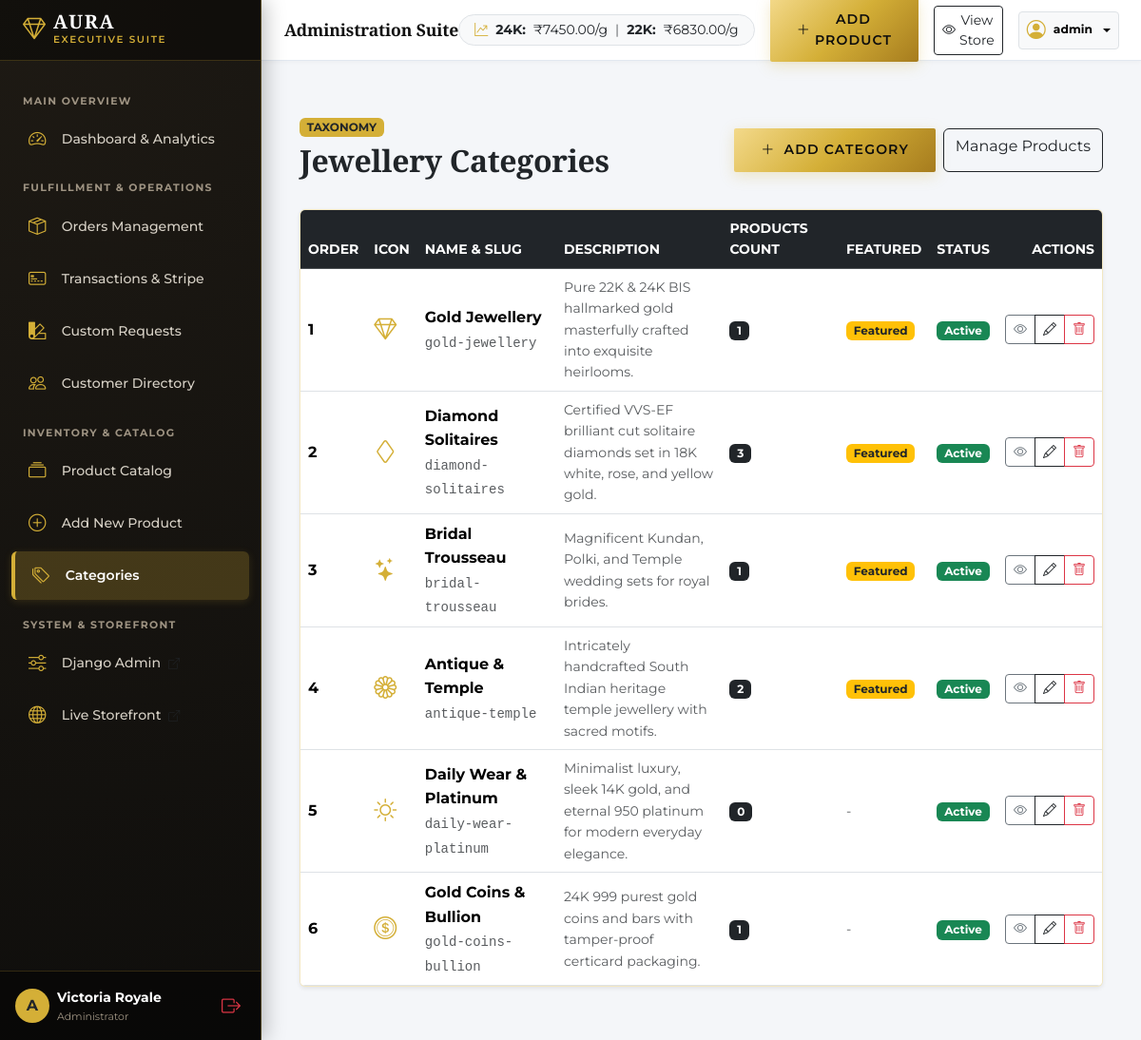
The app's page /products/manage/categories/ (signed in) with its own data.
### products/models.py (models this page shows, shortened)
class Category(models.Model):
    name = models.CharField(max_length=120, unique=True)
    slug = models.SlugField(max_length=150, unique=True, blank=True)
    description = models.TextField(blank=True)
    image = models.ImageField(upload_to='categories/', blank=True, null=True)
    icon_class = models.CharField(max_length=50, blank=True, default="bi-gem", help_text="Bootstrap or remix icon class")
    is_featured = models.BooleanField(default=False)
    is_active = models.BooleanField(default=True)
    display_order = models.PositiveIntegerField(default=1)
    class Meta:
        ordering = ['display_order', 'name']
        verbose_name_plural = 'Categories'
    def get_absolute_url(self):
        return reverse('product_list_by_category', kwargs={'category_slug': self.slug})

### products/views.py (the view)
# urls.py: path('manage/categories/', views.admin_category_list, name='admin_category_list'),
@user_passes_test(is_admin)
def admin_category_list(request):
    categories = Category.objects.all().order_by('display_order')
    return render(request, 'products/admin_category_list.html', {'categories': categories})

### cart/models.py (called while the page is built)
    @property
    def total_items(self):
        return sum(item.quantity for item in self.items.all())

### products/views.py (called while the page is built)
def is_admin(user):
    return user.is_authenticated and (user.is_staff or user.is_superuser)

### frontend/templates/products/admin_category_list.html (shortened to what this page needs)
{% extends 'admin_panel/base_admin.html' %}
{% block content %}
<div class="container py-4">
  <div class="d-flex justify-content-between align-items-center mb-4">
    <div>
      <span class="badge bg-gold text-dark text-uppercase fw-bold">Taxonomy</span>
      <h2 class="serif-font fw-bold mt-1">Jewellery Categories</h2>
    </div>
    <div class="d-flex gap-2">
      <a href="{% url 'admin_category_create' %}" class="btn btn-gold">
        <i class="bi bi-plus-lg me-1"></i> Add Category
      </a>
      <a href="{% url 'admin_product_list' %}" class="btn btn-outline-dark">
        Manage Products
      </a>
    </div>
  </div>
  <div class="card border-gold-subtle shadow-sm bg-white overflow-hidden">
    <div class="table-responsive">
      <table class="table table-hover align-middle mb-0">
        <thead class="table-dark">
          <tr class="small text-uppercase">
            <th>Order</th>
            <th>Icon</th>
            <th>Name & Slug</th>
            <th>Description</th>
            <th>Products Count</th>
            <th>Featured</th>
            <th>Status</th>
            <th class="text-end">Actions</th>
          </tr>
        </thead>
        <tbody>
          {% for cat in categories %}
            <tr>
              <td class="fw-bold">{{ cat.display_order }}</td>
              <td><i class="bi {{ cat.icon_class|default:'bi-gem' }} fs-4 text-gold"></i></td>
              <td>
                <div class="fw-bold">{{ cat.name }}</div>
                <small class="text-muted font-monospace">{{ cat.slug }}</small>
              </td>
              <td class="small text-muted" style="max-width: 250px;">{{ cat.description|truncatewords:15 }}</td>
              <td><span class="badge bg-dark">{{ cat.products.count }}</span></td>
              <td>
                {% if cat.is_featured %}
                  <span class="badge bg-warning text-dark">Featured</span>
                {% else %}
                  <span class="text-muted small">-</span>
                {% endif %}
              </td>
              <td>
                <span class="badge {% if cat.is_active %}bg-success{% else %}bg-secondary{% endif %}">
                  {% if cat.is_active %}Active{% else %}Inactive{% endif %}
                </span>
              </td>
              <td class="text-end">
                <div class="btn-group btn-group-sm">
                  <a href="{{ cat.get_absolute_url }}" class="btn btn-outline-secondary" target="_blank"><i class="bi bi-eye"></i></a>
                  <a href="{% url 'admin_category_edit' cat.pk %}" class="btn btn-outline-dark"><i class="bi bi-pencil"></i></a>
                  <a href="{% url 'admin_category_delete' cat.pk %}" class="btn btn-outline-danger"><i class="bi bi-trash"></i></a>
                </div>
              </td>
            </tr>
          {% endfor %}
        </tbody>
      </table>
    </div>
  </div>
</div>
{% endblock %}

### admin_panel/templates/admin_panel/base_admin.html (shortened to what this page needs)
{% load static %}
<!DOCTYPE html>
<html lang="en">
<head>
  <link href="https://cdn.jsdelivr.net/npm/bootstrap@5.3.3/dist/css/bootstrap.min.css" rel="stylesheet">
  <link rel="stylesheet" href="https://cdn.jsdelivr.net/npm/bootstrap-icons@1.11.3/font/bootstrap-icons.min.css">
  <link rel="stylesheet" href="{% static 'css/luxury-theme.css' %}">
</head>
<body class="admin-body">
  <div class="admin-wrapper">
    <aside class="admin-sidebar" id="adminSidebar">
      <div class="admin-brand d-flex align-items-center justify-content-between">
        <a href="{% url 'admin_dashboard' %}" class="d-flex align-items-center gap-2 text-decoration-none">
          <i class="bi bi-gem admin-brand-icon"></i>
          <div>
            <h1 class="admin-brand-title">AURA</h1>
            <span class="admin-brand-subtitle">Executive Suite</span>
          </div>
        </a>
      </div>
      <div class="admin-sidebar-menu">
        <div class="admin-nav-category">Main Overview</div>
        <a href="{% url 'admin_dashboard' %}" class="admin-nav-link {% if request.resolver_match.url_name == 'admin_dashboard' %}active{% endif %}">
          <i class="bi bi-speedometer2"></i>
          <span>Dashboard & Analytics</span>
        </a>
        <div class="admin-nav-category">Fulfillment & Operations</div>
        <a href="{% url 'admin_orders_list' %}" class="admin-nav-link ">
          <i class="bi bi-box-seam"></i>
          <span>Orders Management</span>
        </a>
        <a href="{% url 'admin_transactions_list' %}" class="admin-nav-link {% if 'transaction' in request.resolver_match.url_name %}active{% endif %}">
          <i class="bi bi-credit-card-2-front"></i>
          <span>Transactions & Stripe</span>
        </a>
        <a href="{% url 'admin_custom_requests_list' %}" class="admin-nav-link {% if 'custom_request' in request.resolver_match.url_name or 'quotation' in request.resolver_match.url_name %}active{% endif %}">
          <i class="bi bi-palette2"></i>
          <span>Custom Requests</span>
        </a>
        <a href="{% url 'admin_customers_list' %}" class="admin-nav-link {% if 'customer' in request.resolver_match.url_name %}active{% endif %}">
          <i class="bi bi-people"></i>
          <span>Customer Directory</span>
        </a>
        <div class="admin-nav-category">Inventory & Catalog</div>
        <a href="{% url 'admin_product_list' %}" class="admin-nav-link {% if request.resolver_match.url_name == 'admin_product_list' or request.resolver_match.url_name == 'admin_product_edit' %}active{% endif %}">
          <i class="bi bi-collection"></i>
          <span>Product Catalog</span>
        </a>
        <a href="{% url 'admin_product_create' %}" class="admin-nav-link {% if request.resolver_match.url_name == 'admin_product_create' %}active{% endif %}">
          <i class="bi bi-plus-circle"></i>
          <span>Add New Product</span>
        </a>
        <a href="{% url 'admin_category_list' %}" class="admin-nav-link {% if 'category' in request.resolver_match.url_name %}active{% endif %}">
          <i class="bi bi-tags"></i>
          <span>Categories</span>
        </a>
        <div class="admin-nav-category">System & Storefront</div>
        <a href="/admin/" target="_blank" class="admin-nav-link">
          <i class="bi bi-sliders"></i>
          <span>Django Admin <i class="bi bi-box-arrow-up-right small text-muted ms-1" style="font-size:0.75rem;"></i></span>
        </a>
        <a href="{% url 'home' %}" target="_blank" class="admin-nav-link">
          <i class="bi bi-globe"></i>
          <span>Live Storefront <i class="bi bi-box-arrow-up-right small text-muted ms-1" style="font-size:0.75rem;"></i></span>
        </a>
      </div>
      <div class="admin-sidebar-footer">
        <div class="d-flex align-items-center justify-content-between">
          <div class="d-flex align-items-center gap-2 overflow-hidden">
            <div class="rounded-circle bg-gold text-dark d-flex align-items-center justify-content-center fw-bold" style="width: 36px; height: 36px; min-width: 36px;">
              {{ user.username|slice:":1"|upper }}
            </div>
            <div class="text-truncate">
              <div class="small fw-bold text-white text-truncate">{{ user.get_full_name|default:user.username }}</div>
              <div style="font-size: 0.68rem; color: #9E9382;">Administrator</div>
            </div>
          </div>
          <a href="{% url 'logout' %}" class="btn btn-sm text-danger p-1" title="Sign Out">
            <i class="bi bi-box-arrow-right fs-5"></i>
          </a>
        </div>
      </div>
    </aside>
    <div class="admin-main">
      <header class="admin-topbar">
        <div class="d-flex align-items-center gap-2 gap-sm-3 min-width-0">
          <h2 class="admin-topbar-title d-none d-sm-block text-truncate">
            {% block admin_title %}Administration Suite{% endblock %}
          </h2>
        </div>
        <div class="d-flex align-items-center gap-3">
          <div class="d-none d-md-flex align-items-center gap-2 px-3 py-1 bg-light rounded-pill border small">
            <i class="bi bi-graph-up-arrow text-gold"></i>
            <span class="fw-bold">24K:</span> ₹{{ DAILY_GOLD_RATES.24K }}/g
            <span class="text-muted">|</span>
            <span class="fw-bold">22K:</span> ₹{{ DAILY_GOLD_RATES.22K }}/g
          </div>
          <a href="{% url 'admin_product_create' %}" class="btn btn-gold btn-sm d-none d-sm-inline-flex align-items-center gap-1">
            <i class="bi bi-plus-lg"></i> Add Product
          </a>
          <a href="{% url 'home' %}" target="_blank" class="btn btn-outline-dark btn-sm d-flex align-items-center gap-1" title="View Customer Website">
            <i class="bi bi-eye"></i> <span class="d-none d-sm-inline">View Store</span>
          </a>
          <div class="dropdown">
            <button class="btn btn-sm btn-light border dropdown-toggle d-flex align-items-center gap-2 py-1 px-2" type="button" data-bs-toggle="dropdown" aria-expanded="false">
              <i class="bi bi-person-circle text-gold fs-5"></i>
              <span class="d-none d-md-inline small fw-bold">{{ user.username }}</span>
            </button>
          </div>
        </div>
      </header>
      <main class="admin-content-container">
        {% block content %}{% endblock %}
      </main>
    </div>
  </div>
</body>
</html>

### frontend/static/css/luxury-theme.css (style rules this page uses)
:root { --gold-primary: #D4AF37; --gold-hover: #C5A028; --gold-light: #F5E6BA; --gold-pale: #FAF5E6; --gold-dark: #9A7B1C; --gold-antique: #8A6D3B; --dark-obsidian: #0D0D0D; --dark-surface: #171717; --dark-elevated: #242424; --dark-border: #333333; --cream-bg: #FAF8F5; --cream-card: #FFFFFF; --cream-border: #EFE9DF; --text-main: #1A1A1A; --text-muted: #6B6862; --text-light: #F4F1EA; --ruby-red: #A31D1D; --emerald-green: #185E38; --sapphire-blue: #1C3D6D; --gold-gradient: linear-gradient(135deg, #F3D98A 0%, #D4AF37 50%, #A67C1E 100%); --gold-gradient-subtle: linear-gradient(135deg, rgba(212, 175, 55, 0.12) 0%, rgba(212, 175, 55, 0.03) 100%); --dark-gradient: linear-gradient(180deg, #171717 0%, #0D0D0D 100%); --shadow-subtle: 0 4px 20px rgba(0, 0, 0, 0.04); --shadow-medium: 0 10px 30px rgba(0, 0, 0, 0.08); --shadow-luxury: 0 16px 40px rgba(212, 175, 55, 0.15); --shadow-glow: 0 0 25px rgba(212, 175, 55, 0.25); --font-serif: 'Playfair Display', Georgia, serif; --font-heading: 'Cinzel', serif; --font-sans: 'Montserrat', -apple-system, BlinkMacSystemFont, "Segoe UI", Roboto, sans-serif; --transition-smooth: all 0.35s cubic-bezier(0.25, 1, 0.5, 1); }
body { font-family: var(--font-sans); color: var(--text-main); background-color: var(--cream-bg); overflow-x: hidden; line-height: 1.6; }
h1, h2, h3, h4, h5, h6, .serif-font { font-family: var(--font-serif); letter-spacing: -0.01em; }
a { color: inherit; text-decoration: none; transition: var(--transition-smooth); }
.text-gold { color: var(--gold-primary) !important; }
.bg-gold { background-color: var(--gold-primary) !important; color: #0D0D0D; }
.border-gold-subtle { border-color: rgba(212, 175, 55, 0.3) !important; }
.btn-gold { background: var(--gold-gradient); color: #0D0D0D; font-weight: 600; font-size: 0.88rem; letter-spacing: 0.08em; text-transform: uppercase; border: none; padding: 12px 28px; border-radius: 2px; box-shadow: 0 4px 15px rgba(212, 175, 55, 0.25); transition: var(--transition-smooth); }
.admin-sidebar { background: #111111; min-height: 100vh; border-right: 1px solid var(--dark-border); color: #FFFFFF; }
html, body { overflow-x: hidden; max-width: 100vw; -webkit-text-size-adjust: 100%; }
.table-responsive { -webkit-overflow-scrolling: touch; scrollbar-width: thin; }

### records on screen
Category: display_order "1", name "Gold Jewellery", slug "gold-jewellery", description "Pure 22K & 24K BIS hallmarked gold masterfully crafted into exquisite heirlooms.", products.count "1", is_featured "Featured", is_active "Active"
Category: display_order "2", name "Diamond Solitaires", slug "diamond-solitaires", description "Certified VVS-EF brilliant cut solitaire diamonds set in 18K white, rose, and yellow gold.", products.count "3", is_featured "Featured", is_active "Active"
Category: display_order "3", name "Bridal Trousseau", slug "bridal-trousseau", description "Magnificent Kundan, Polki, and Temple wedding sets for royal brides.", products.count "1", is_featured "Featured", is_active "Active"
Category: display_order "4", name "Antique & Temple", slug "antique-temple", description "Intricately handcrafted South Indian heritage temple jewellery with sacred motifs.", products.count "2", is_featured "Featured", is_active "Active"
Category: display_order "5", name "Daily Wear & Platinum", slug "daily-wear-platinum", description "Minimalist luxury, sleek 14K gold, and eternal 950 platinum for modern everyday elegance.", products.count "0", is_active "Active"
Category: display_order "6", name "Gold Coins & Bullion", slug "gold-coins-bullion", description "24K 999 purest gold coins and bars with tamper-proof certicard packaging.", products.count "1", is_active "Active"

### other values on screen
{{ user.username|slice:":1"|upper }} "A"
{{ user.get_full_name|default:user.username }} "Victoria Royale"
{{ DAILY_GOLD_RATES.24K }} "7450.00"
{{ DAILY_GOLD_RATES.22K }} "6830.00"
{{ user.username }} "admin"
